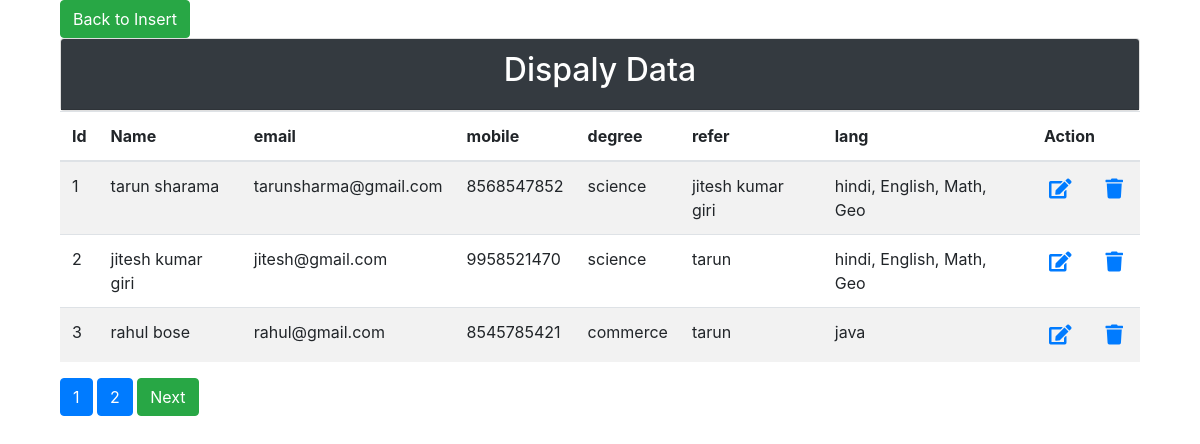
Screenshot of /display.php with the database file from the repository.
### tables this page shows
CREATE TABLE `student` (
  `id` int(11) NOT NULL,
  `name` varchar(255) NOT NULL,
  `email` varchar(255) NOT NULL,
  `mobile` varchar(200) NOT NULL,
  `degree` varchar(255) NOT NULL,
  `refer` varchar(255) NOT NULL,
  `lang` varchar(255) NOT NULL
);

### display.php (the view, shortened to what this page needs)
<?php
include('config.php');
if(isset($_GET['page']))
{
$page = $_GET['page'];
}else{
  $page=1;
}
$num_per_page = 03;
$start_from = ($page-1)*03;
$query = "SELECT * FROM student limit $start_from, $num_per_page";
$result =mysqli_query($con,$query);
?>
<!DOCTYPE html>
<html>
<head>
  <link rel="stylesheet" href="https://maxcdn.bootstrapcdn.com/bootstrap/4.4.1/css/bootstrap.min.css">
  <link rel="stylesheet" type="text/css" href="https://cdnjs.cloudflare.com/ajax/libs/font-awesome/5.13.0/css/all.min.css">
</head>
<body>
    <div class="container">
    	 <div class="col-lg-12">
    	 	 <table class="table table-hover table table-striped">
    	 	 	<a href="index.php" class="btn btn-success">Back to Insert</a>
    	    <div class="card">
              <div class="card-header bg-dark">
                   <h2 class="text-white text-center">Dispaly Data</h2>
              </div>
          </div>
    	 	 	<thead>
    	 	 		<tr>
    	 	 			<th>Id</th>
    	 	 			<th>Name</th>
    	 	 			<th>email</th>
    	 	 			<th>mobile</th>
    	 	 			<th>degree</th>
    	 	 			<th>refer</th>
    	 	 			<th>lang</th>
    	 	 			<th colspan="2">Action</th>
    	 	 		</tr>
    	 	 	</thead>
    	 	 	<tbody>
    	 	 		<?php
                  while($row = mysqli_fetch_assoc($result)){
    	 	 		?>
    	 	 		<tr>
    	 	 			<td><?php echo $row['id'];        ?></td>
    	 	 			<td><?php echo $row['name'];      ?></td>
    	 	 			<td><?php echo $row['email'] ;    ?></td>
    	 	 			<td><?php echo $row['mobile'] ;   ?></td>
    	 	 			<td><?php echo $row['degree'] ;   ?></td>
    	 	 			<td><?php echo $row['refer'] ;    ?></td>
    	 	 			<td><?php echo $row['lang'] ;     ?></td>
    	 	 			<td><a href="update.php?id=<?php echo $row['id']; ?>"><i class="fa fa-edit"></i></a></td>
    	 	 			<td><a href="delete.php?id=<?php echo $row['id']; ?>"><i class="fa fa-trash"></i></a></td>
    	 	 		</tr>
    	 	 		<?php
                    }
    	 	 		?>
    	 	 	</tbody>
    	 	 </table>
            <?php
        $pr_query = "select * from student";
        $pr_result =mysqli_query($con,$pr_query);
        $total_record =mysqli_num_rows($pr_result);
        $total_page = ceil($total_record/$num_per_page);
        for($i=1;$i<$total_page;$i++){
        echo'<a href="display.php?page='.$i.'" class="btn btn-primary">'.$i.'</a> ';
        }
        if($i>$page){
        echo'<a href="display.php?page='.($page+1).'" class="btn btn-success">Next</a>';
        }
        ?>
    	 </div>
    </div>
</body>
</html>

### display.php (style rules this page uses)
.fa { font-size: 20px; padding: 5px; }

### rows the page displays
student: id "1", name "tarun sharama", email "tarunsharma@gmail.com", mobile "8568547852", degree "science", refer "jitesh kumar giri", lang "hindi, English, Math, Geo"
student: id "2", name "jitesh kumar giri", email "jitesh@gmail.com", mobile "9958521470", degree "science", refer "tarun", lang "hindi, English, Math, Geo"
student: id "3", name "rahul bose", email "rahul@gmail.com", mobile "8545785421", degree "commerce", refer "tarun", lang "java"
